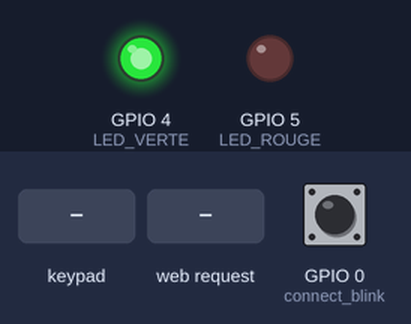
Recording of a sketch running on a simulated ESP8266 (NodeMCU). Shown: output pins drawn as LEDs (lit = HIGH). Wiring (inferred from the names in the program): 3×4 keypad with keys 1 2 3 4 5 6 7 8 9 * 0 # (labels assumed): rows GPIO 3, GPIO 10, GPIO 2; columns GPIO 16, GPIO 13, GPIO 12, GPIO 14. Dashed ring = blinking. The test bench sets the inputs (shaded band); at power-on: GPIO 0 (connect_blink) HIGH. WiFi joins after 1.5 s; servers stay silent unless stated; uploads are accepted with an empty reply; pins used as bus, display or sensor lines are not drawn; what the sketch prints to the serial monitor is not drawn.

Above: at 3.5 s.
3.6 s: GPIO 0 (connect_blink) pulled LOW for 0.15 s
At 4.05 s:
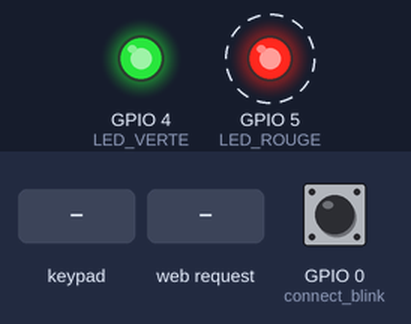
6.7 s: key '4' pressed
At 7.3 s:
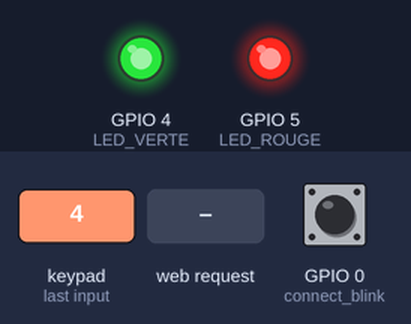
8.4 s: HTTP request GET /RAZ received
At 9.6 s:
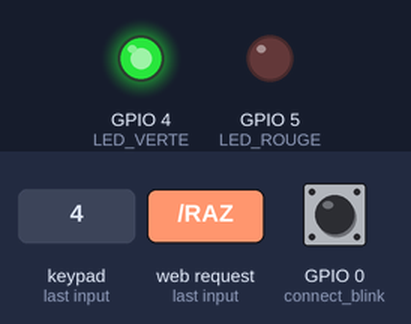
9.9 s: keypad keys 1 3 9 7 2 2 2 2 pressed 0.4 s apart
At 10.35 s:
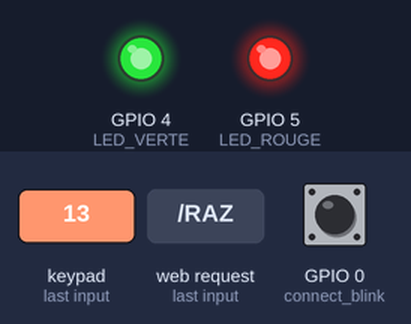
14.6 s: GPIO 0 (connect_blink) pulled LOW for 1 s
At 15.05 s:
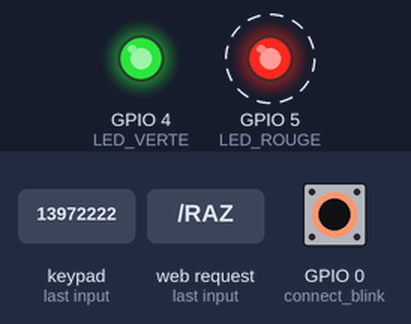
Timing chart, 0 to 18.9 s (numbered marks = the images above; inputs shaded):
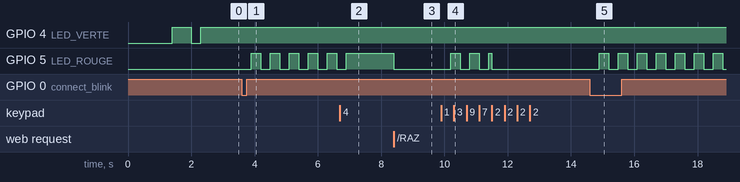

Measured:
- after the input at 3.6 s, GPIO 5 (LED_ROUGE): alternates HIGH for 0.30 s and LOW for 0.30 s, starting after 0.30 s
- after the input at 6.7 s, GPIO 5 (LED_ROUGE): goes on until 6.9 s, then stays HIGH
- after the input at 8.4 s, GPIO 5 (LED_ROUGE): HIGH → LOW at once
- after the input at 9.9 s, GPIO 5 (LED_ROUGE): goes HIGH 0.30 s, LOW 0.30 s, HIGH 0.30 s, LOW 0.30 s, HIGH 0.10 s, then LOW, starting after 0.30 s
- after the input at 14.6 s, GPIO 5 (LED_ROUGE): alternates HIGH for 0.30 s and LOW for 0.30 s, starting after 0.30 s

The sketch:

Votbox.ino
```cpp
// Bibliothèques WIFI
#include <ESP8266WiFi.h>
#include <ESP8266HTTPClient.h>

const char* ssid = "ssid";
const char* password = "********";

#include <Ticker.h>
Ticker connect_blink; // clignotements led Verte
Ticker vote_blink; // clignotements led Rouge

WiFiServer server(80); // serveur de remise à zero

String http_site = "http://moumoute.biz/sondage_sms_2/smswall/add_sms.php?phrases="; // url du site de vote


char* vote = ""; // vote en cours
int voted = 0; // a voté
const int LED_VERTE = 4;
const int LED_ROUGE = 5;

void tick_V()
{
  //toggle state
  int state = digitalRead(LED_VERTE);
  digitalWrite(LED_VERTE, !state);
}

void tick_R()
{
  //toggle state
  int state = digitalRead(LED_ROUGE);
  digitalWrite(LED_ROUGE, !state);
}

void envoi_get(String val) // fonction d'envoi get au site php
{
  HTTPClient http;
  http.setReuse(true);
  http.begin(http_site + val); //HTTP
  int httpCode = http.GET();
  http.end();
}

void setup() {
  Serial.begin(115200);
  delay(800);
  Serial.println("Vot'Box Version 1.1");
  connect_blink.attach(0.6, tick_V);

  // Initialisation des soties LEDS
  pinMode(LED_VERTE, OUTPUT); // led verte
  pinMode(LED_ROUGE, OUTPUT); // led rouge


  // Initialisation du clavier
  pinMode(13, OUTPUT); // colonne des 1 4 7 *
  pinMode(12, OUTPUT); // colonne des 2 5 8 0
  pinMode(14, OUTPUT); // colonne des 3 6 9 #
  pinMode(16, OUTPUT); // colonne des A B C D

  pinMode(0, INPUT_PULLUP); // ligne des 1 2 3 A
  pinMode(2, INPUT_PULLUP); // ligne des 4 5 6 B
  pinMode(10, INPUT_PULLUP); // ligne des 7 8 9 C
  pinMode(3, INPUT_PULLUP); // ligne des * 0 # D (ATTENTION : sortie RX à remplacer dans la V2 GPIO15)

  // Initialisation du WIFI
  WiFi.begin(ssid, password);
  Serial.println();
  Serial.println("Attente de connection au réseau... ");

  while (WiFi.status() != WL_CONNECTED) {
    delay(500);
    Serial.print(".");
  }
  Serial.println();
  Serial.print("Connecté au réseau : ");
  Serial.println(ssid);
  Serial.println(WiFi.localIP());
  server.begin();
  connect_blink.detach();
}


int keyboard() {

  int touche = 5555;
  /* Principe on balaye les colonne et on tcheck si une ligne est appuyée
     = 14 ; # = 15 ; A = 19 ; B = 18 ; C = 17 ;  D = 16 */
  // colonne des 1 4 7 *
  digitalWrite(13, LOW);
  digitalWrite(12, HIGH);
  digitalWrite(14, HIGH);
  digitalWrite(16, HIGH);

  if (!digitalRead(3)) touche = 14; // *
  if (!digitalRead(10)) touche = 7;
  if (!digitalRead(2)) touche = 4;
  if (!digitalRead(0)) touche = 1;

  // colonne des 2 5 8 0
  digitalWrite(13, HIGH);
  digitalWrite(12, LOW);
  digitalWrite(14, HIGH);
  digitalWrite(16, HIGH);

  if (!digitalRead(3)) touche = 0;
  if (!digitalRead(10)) touche = 8;
  if (!digitalRead(2)) touche = 5;
  if (!digitalRead(0)) touche = 2;

  // colonne des 3 6 9 #
  digitalWrite(13, HIGH);
  digitalWrite(12, HIGH);
  digitalWrite(14, LOW);
  digitalWrite(16, HIGH);

  if (!digitalRead(3)) touche = 15; // #HTTPClient
  if (!digitalRead(10)) touche = 9;
  if (!digitalRead(2)) touche = 6;
  if (!digitalRead(0)) touche = 3;

  // colonne des A B C D
  digitalWrite(13, HIGH);
  digitalWrite(12, HIGH);
  digitalWrite(14, HIGH);
  digitalWrite(16, LOW);

  if (!digitalRead(3)) touche = 16; //D
  if (!digitalRead(10)) touche = 17; // C
  if (!digitalRead(2)) touche = 18; // B
  if (!digitalRead(0)) touche = 19; // A
  return touche;

}

void loop() {
  String req = "";
  WiFiClient client = server.available(); // test de la requete sur le serveur
  if (client) {
    req = client.readStringUntil('\r'); // récupération de la requette
  }

  if (req.indexOf("/RAZ") != -1) { //Si RAZ alors on remets tout à zero !
    voted = 0;
    String s = "HTTP/1.1 200 OK\r\n";
    s += "Content-Type: text/html\r\n\r\n";
    s += "<html>\n";
    s += "ok;" ;
    s += vote;
    s += "</html>\n";
    client.print(s);
    delay(1);
    client.flush();
    digitalWrite(LED_ROUGE, LOW);
    vote = "";
  }
  if (WiFi.status() != 3) {
    digitalWrite(LED_VERTE, HIGH);
    delay(600);
    digitalWrite(LED_VERTE, LOW);
    delay(600);
  } else {
    digitalWrite(LED_VERTE, HIGH);
  }


  int val_keyboard = keyboard();

  if (val_keyboard != 5555 && voted == 0) {
    Serial.println(val_keyboard);
    switch (val_keyboard) {
      case 14: // correction du vote
        vote = "";
        vote_blink.detach();
        digitalWrite(LED_ROUGE, LOW);
        delay(300);
        break;
      case 15: // envoi du vote
        if (vote != "") {
          Serial.println("envoi du vote");
          Serial.println(vote);
          envoi_get(vote);
          vote_blink.detach();
          digitalWrite(LED_ROUGE, HIGH);
          voted = 1;
        }
        break;
      case 19:
        if (vote == "") {
          vote_blink.attach(0.3, tick_R);
          vote = "A";
        }
        break;
      case 18:
        if (vote == "") {
          vote_blink.attach(0.3, tick_R);
          vote = "B";
        }
        break;
      case 17:
        if (vote == "") {
          vote_blink.attach(0.3, tick_R);
          vote = "C";
        }
        break;
      case 16:
        if (vote == "") {
          vote_blink.attach(0.3, tick_R);
          vote = "D";
        }
        break;
      case 1:
        if (vote == "") {
          vote_blink.attach(0.3, tick_R);
          vote = "1";
        }
        break;
      case 2:
        if (vote == "") {
          vote_blink.attach(0.3, tick_R);
          vote = "2";
        }
        break;
      case 3:
        if (vote == "") {
          vote_blink.attach(0.3, tick_R);
          vote = "3";
        }
        break;
      case 4:
        if (vote == "") {
          vote_blink.attach(0.3, tick_R);
          vote = "4";
        }
        break;
      case 5:
        if (vote == "") {
          vote_blink.attach(0.3, tick_R);
          vote = "5";
        }
        break;
      case 6:
        if (vote == "") {
          vote_blink.attach(0.3, tick_R);
          vote = "6";
        }
        break;
      case 7:
        if (vote == "") {
          vote_blink.attach(0.3, tick_R);
          vote = "7";
        }
        break;
      case 8:
        if (vote == "") {
          vote_blink.attach(0.3, tick_R);
          vote = "8";
        }
        break;
      case 9:
        if (vote == "") {
          vote_blink.attach(0.3, tick_R);
          vote = "9";
        }
        break;
      case 0:
        if (vote == "") {
          vote_blink.attach(0.3, tick_R);
          vote = "0";
        }
        break;
    }
  }
}
```
